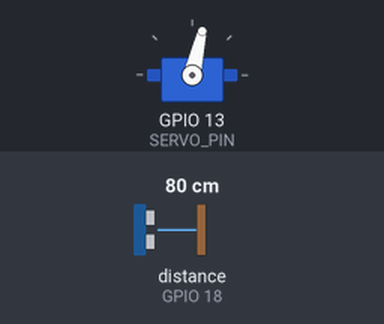
Bench run of a sketch on a simulated ESP32. On the bench: servo. Wiring (inferred from the names in the program): ultrasonic range finder: trigger GPIO 5; echo GPIO 18. The test bench sets the inputs (shaded band); at power-on: distance to the obstacle (sensor on GPIO 18) 80 cm. The echo pulse lasts 58.3 µs per cm; what the sketch prints to the serial monitor is not drawn.

Above: at 1.7 s.
1.8 s: distance to the obstacle (sensor on GPIO 18) set to 2 cm
At 2.9 s:
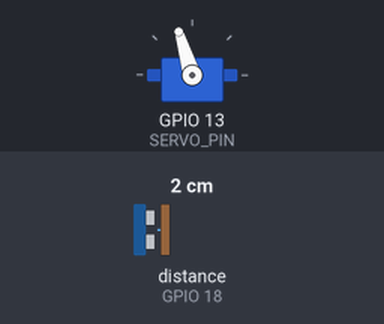
4.8 s: distance to the obstacle (sensor on GPIO 18) set to 27 cm
At 5.4 s:
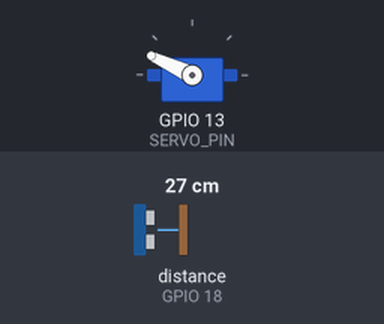
7.8 s: distance to the obstacle (sensor on GPIO 18) set to 34 cm
At 8.3 s:
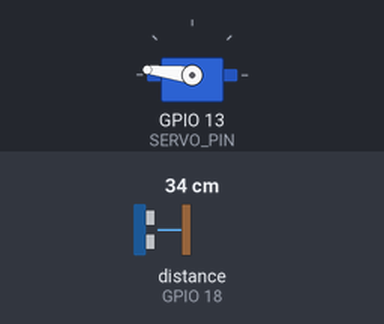
Timing chart, 0 to 16.8 s (numbered marks = the images above; inputs shaded):
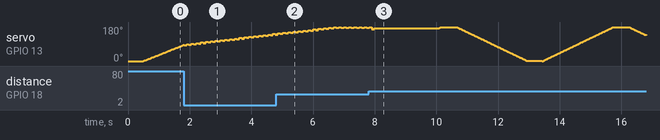

The sketch:

pidtracker.ino
```cpp
#include <ESP32Servo.h>

#define SERVO_PIN   13
#define TRIG_PIN     5
#define ECHO_PIN    18

// --- Sweep settings ---
const float DETECTION_RANGE_CM = 30.0;
const int   SWEEP_DELAY_MS     = 10;
const int   LOST_WAIT_MS       = 2000;

// --- PID tuning constants ---
// Start with these and adjust if tracking feels off (see notes below)
const float Kp = 0.8;   // Proportional gain
const float Ki = 0.0;   // Integral gain (leave at 0 to start)
const float Kd = 0.3;   // Derivative gain

// --- Tracking settings ---
const int   TRACK_STEP_DEG    = 3;     // How far left/right to sample from center
const int   TRACK_DELAY_MS    = 40;    // Wait after moving before sampling
const float DEADBAND_CM       = 2.0;   // Ignore error smaller than this (reduces jitter)
const float MAX_CORRECTION    = 10.0;  // Max degrees the PID can move per cycle (caps wild swings)

Servo myServo;

int  currentAngle   =  0;
int  sweepDirection =  1;
int  lastDirection  =  1;

// PID state variables — these persist between loop() calls
float pidIntegral   = 0.0;
float pidLastError  = 0.0;
unsigned long lastPidTime = 0;

enum Mode { SWEEP, TRACK };
Mode mode = SWEEP;

// -----------------------------------------------------------------------
// HELPERS
// -----------------------------------------------------------------------

float getDistance() {
  digitalWrite(TRIG_PIN, LOW);
  delayMicroseconds(2);
  digitalWrite(TRIG_PIN, HIGH);
  delayMicroseconds(10);
  digitalWrite(TRIG_PIN, LOW);

  long duration = pulseIn(ECHO_PIN, HIGH, 30000);
  if (duration == 0) return 999.0;
  return duration * 0.01715;
}

void setAngle(int angle) {
  angle = constrain(angle, 0, 180);
  myServo.write(angle);
  currentAngle = angle;
}

float sampleDistanceAt(int angle, int samples = 3) {
  setAngle(angle);
  delay(TRACK_DELAY_MS);
  float total = 0;
  for (int i = 0; i < samples; i++) {
    total += getDistance();
    delay(5);
  }
  return total / samples;
}

void resetPID() {
  pidIntegral  = 0.0;
  pidLastError = 0.0;
  lastPidTime  = millis();
}

// -----------------------------------------------------------------------
// PID TRACKER
// -----------------------------------------------------------------------

// Returns true if object still detected, false if lost
bool trackPID() {
  int leftAngle  = constrain(currentAngle - TRACK_STEP_DEG, 0, 180);
  int rightAngle = constrain(currentAngle + TRACK_STEP_DEG, 0, 180);

  // Sample both sides
  float leftDist = sampleDistanceAt(leftAngle);
  setAngle(currentAngle);
  delay(20);
  float rightDist = sampleDistanceAt(rightAngle);
  setAngle(currentAngle);
  delay(20);

  bool leftDetected  = (leftDist  <= DETECTION_RANGE_CM);
  bool rightDetected = (rightDist <= DETECTION_RANGE_CM);

  // Object lost on both sides
  if (!leftDetected && !rightDetected) return false;

  // --- Calculate error ---
  // If left is closer: error is negative (target is to the left)
  // If right is closer: error is positive (target is to the right)
  float error;

  if (leftDetected && !rightDetected) {
    error = -5.0;  // Strong pull left
  } else if (rightDetected && !leftDetected) {
    error = 5.0;   // Strong pull right
  } else {
    error = rightDist - leftDist;  // Both detected: proportional difference
  }

  // Deadband — if error is tiny, don't move (prevents jitter when centered)
  if (abs(error) < DEADBAND_CM) {
    error = 0.0;
  }

  // --- Time delta (dt) ---
  // How long since the last PID calculation, in seconds
  unsigned long now = millis();
  float dt = (now - lastPidTime) / 1000.0;
  if (dt <= 0) dt = 0.001;  // safety, avoid divide by zero
  lastPidTime = now;

  // --- P term ---
  float P = Kp * error;

  // --- I term ---
  // Accumulates error over time — helps if servo never quite reaches center
  pidIntegral += error * dt;
  pidIntegral = constrain(pidIntegral, -20.0, 20.0);  // anti-windup cap
  float I = Ki * pidIntegral;

  // --- D term ---
  // Rate of change of error — how fast is the error growing or shrinking?
  float derivative = (error - pidLastError) / dt;
  float D = Kd * derivative;
  pidLastError = error;

  // --- Total correction ---
  float correction = P + I + D;
  correction = constrain(correction, -MAX_CORRECTION, MAX_CORRECTION);

  // --- Apply correction ---
  int newAngle = constrain(currentAngle + (int)correction, 0, 180);
  setAngle(newAngle);

  // Update direction memory for sweep resume
  if (correction > 0) lastDirection =  1;
  if (correction < 0) lastDirection = -1;

  Serial.print("[TRACK]  Angle: ");
  Serial.print(currentAngle);
  Serial.print("°  |  Error: ");
  Serial.print(error, 1);
  Serial.print("  |  P: ");
  Serial.print(P, 2);
  Serial.print("  I: ");
  Serial.print(I, 2);
  Serial.print("  D: ");
  Serial.print(D, 2);
  Serial.print("  |  Correction: ");
  Serial.println(correction, 2);

  return true;
}

// -----------------------------------------------------------------------
// SETUP & MAIN LOOP
// -----------------------------------------------------------------------

void setup() {
  Serial.begin(115200);
  pinMode(TRIG_PIN, OUTPUT);
  pinMode(ECHO_PIN, INPUT);

  ESP32PWM::allocateTimer(0);
  myServo.setPeriodHertz(50);
  myServo.attach(SERVO_PIN, 500, 2500);

  setAngle(currentAngle);
  delay(500);

  Serial.println("Program is starting...");
  Serial.print("Detection range: ");
  Serial.print(DETECTION_RANGE_CM);
  Serial.println(" cm");
}

void loop() {
  if (mode == SWEEP) {
    currentAngle += sweepDirection;

    if (currentAngle >= 180) {
      currentAngle   = 180;
      sweepDirection = -1;
      delay(500);
    } else if (currentAngle <= 0) {
      currentAngle   = 0;
      sweepDirection = 1;
      delay(500);
    }

    setAngle(currentAngle);
    float dist = getDistance();

    Serial.print("[SWEEP]  Angle: ");
    Serial.print(currentAngle);
    Serial.print("°  |  Distance: ");
    Serial.print(dist, 1);
    Serial.println(" cm");

    delay(SWEEP_DELAY_MS);

    if (dist <= DETECTION_RANGE_CM) {
      Serial.print("\n*** Object detected at ");
      Serial.print(dist, 1);
      Serial.println(" cm — switching to TRACK mode ***\n");
      lastDirection = sweepDirection;
      resetPID();
      mode = TRACK;
    }

  } else if (mode == TRACK) {
    bool stillTracking = trackPID();

    if (!stillTracking) {
      Serial.print("\n*** Object lost — waiting ");
      Serial.print(LOST_WAIT_MS / 1000.0, 1);
      Serial.println("s before resuming sweep ***\n");
      delay(LOST_WAIT_MS);
      mode = SWEEP;
    }
  }
}
```

Measured:
- the behaviour switches between 30 and 31 cm on distance to the obstacle (sensor on GPIO 18) (found by bisection; images 2 and 3)
